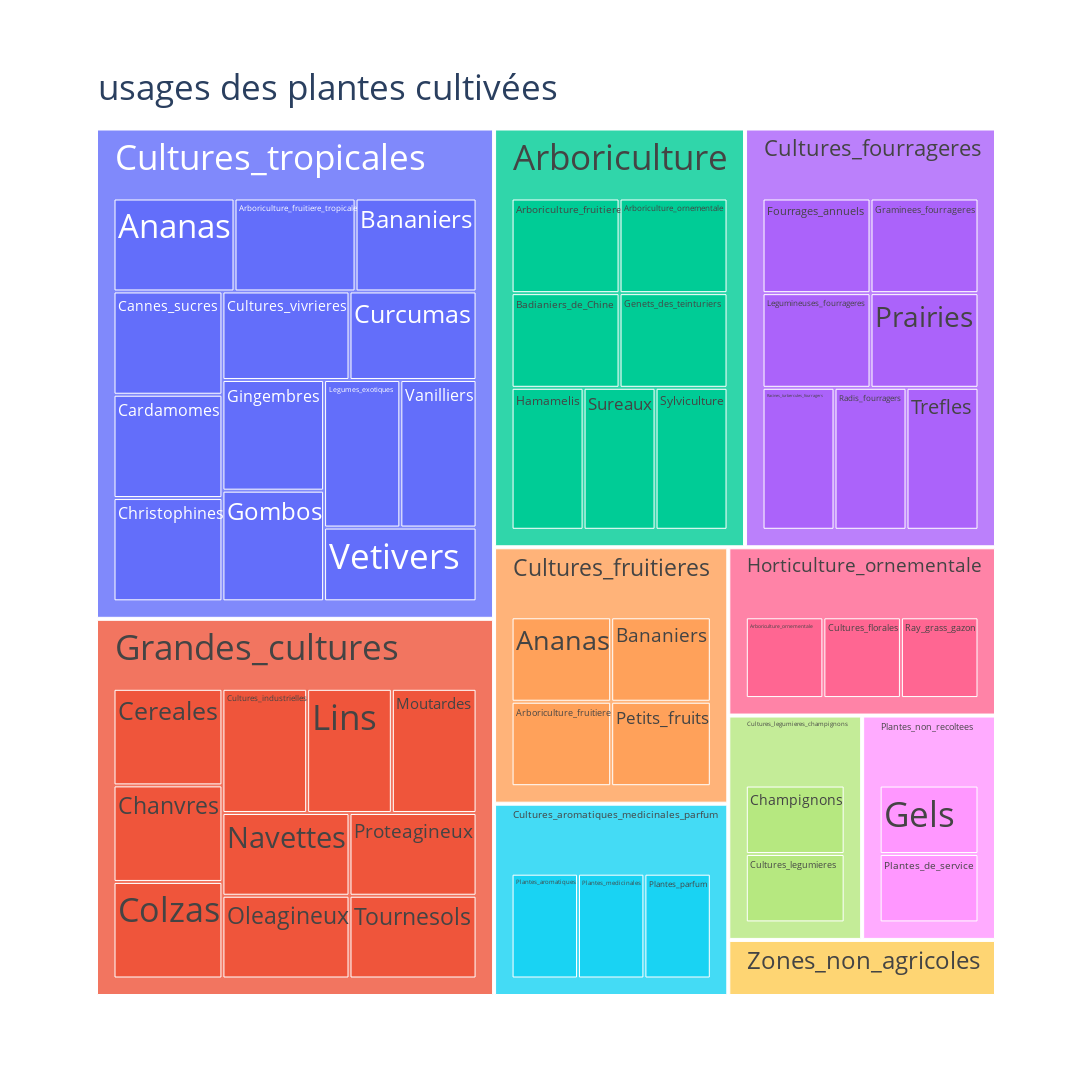

Notebook code for this chart:
### Code cell
data = pd.DataFrame(dict(
    concept=leaves,
    parent=parents,
    top = top_culture,
    value=counts))

fig = px.treemap(data, path=['top','parent', 'concept'], values='value')
fig.update_layout(
    title_font_size=54,
    showlegend=False,
    font_size=35,
    width=2500, height=2500,
    autosize=True)
fig.show()

### Figure 1 — Plotly figure (JSON) as saved in the notebook; plotly's stock layout.template omitted (floating-point values rounded to 4 significant figures)
{"data": [{"branchvalues": "total", "domain": {"x": [0, 1], "y": [0, 1]}, "hovertemplate": "labels=%{label}<br>value=%{value}<br>parent=%{parent}<br>id=%{id}<extra></extra>", "ids": ["usages des plantes cultivées/Cultures_fruitieres/Ananas", "usages des plantes cultivées/Cultures_tropicales/Ananas", "usages des plantes cultivées/Arboriculture/Arboriculture_fruitiere", "usages des plantes cultivées/Cultures_fruitieres/Arboriculture_fruitiere", "usages des plantes cultivées/Cultures_tropicales/Arboriculture_fruitiere_tropicale", "usages des plantes cultivées/Arboriculture/Arboriculture_ornementale", "usages des plantes cultivées/Horticulture_ornementale/Arboriculture_ornementale", "usages des plantes cultivées/Arboriculture/Badianiers_de_Chine", "usages des plantes cultivées/Cultures_fruitieres/Bananiers", "usages des plantes cultivées/Cultures_tropicales/Bananiers", "usages des plantes cultivées/Cultures_tropicales/Cannes_sucres", "usages des plantes cultivées/Cultures_tropicales/Cardamomes", "usages des plantes cultivées/Grandes_cultures/Cereales", "usages des plantes cultivées/Cultures_legumieres_champignons/Champignons", "usages des plantes cultivées/Grandes_cultures/Chanvres", "usages des plantes cultivées/Cultures_tropicales/Christophines", "usages des plantes cultivées/Grandes_cultures/Colzas", "usages des plantes cultivées/Horticulture_ornementale/Cultures_florales", "usages des plantes cultivées/Grandes_cultures/Cultures_industrielles", "usages des plantes cultivées/Cultures_legumieres_champignons/Cultures_legumieres", "usages des plantes cultivées/Cultures_tropicales/Cultures_vivrieres", "usages des plantes cultivées/Cultures_tropicales/Curcumas", "usages des plantes cultivées/Cultures_fourrageres/Fourrages_annuels", "usages des plantes cultivées/Plantes_non_recoltees/Gels", "usages des plantes cultivées/Arboriculture/Genets_des_teinturiers", "usages des plantes cultivées/Cultures_tropicales/Gingembres", "usages des plantes cultivées/Cultures_tropicales/Gombos", "usages des plantes cultivées/Cultures_fourrageres/Graminees_fourrageres", "usages des plantes cultivées/Arboriculture/Hamamelis", "usages des plantes cultivées/Zones_non_agricoles/Jardins", "usages des plantes cultivées/Cultures_tropicales/Legumes_exotiques", "usages des plantes cultivées/Cultures_fourrageres/Legumineuses_fourrageres", "usages des plantes cultivées/Grandes_cultures/Lins", "usages des plantes cultivées/Grandes_cultures/Moutardes", "usages des plantes cultivées/Grandes_cultures/Navettes", "usages des plantes cultivées/Grandes_cultures/Oleagineux", "usages des plantes cultivées/Cultures_fruitieres/Petits_fruits", "usages des plantes cultivées/Cultures_aromatiques_medicinales_parfum/Plantes_aromatiques", "usages des plantes cultivées/Plantes_non_recoltees/Plantes_de_service", "usages des plantes cultivées/Cultures_aromatiques_medicinales_parfum/Plantes_medicinales", "usages des plantes cultivées/Cultures_aromatiques_medicinales_parfum/Plantes_parfum", "usages des plantes cultivées/Cultures_fourrageres/Prairies", "usages des plantes cultivées/Grandes_cultures/Proteagineux", "usages des plantes cultivées/Cultures_fourrageres/Racines_turbercules_fourragers", "usages des plantes cultivées/Cultures_fourrageres/Radis_fourragers", "usages des plantes cultivées/Horticulture_ornementale/Ray_grass_gazon", "usages des plantes cultivées/Arboriculture/Sureaux", "usages des plantes cultivées/Arboriculture/Sylviculture", "usages des plantes cultivées/Grandes_cultures/Tournesols", "usages des plantes cultivées/Cultures_fourrageres/Trefles", "usages des plantes cultivées/Cultures_tropicales/Vanilliers", "usages des plantes cultivées/Cultures_tropicales/Vetivers", "usages des plantes cultivées/Arboriculture", "usages des plantes cultivées/Cultures_aromatiques_medicinales_parfum", "usages des plantes cultivées/Cultures_fourrageres", "usages des plantes cultivées/Cultures_fruitieres", "usages des plantes cultivées/Cultures_legumieres_champignons", "usages des plantes cultivées/Cultures_tropicales", "usages des plantes cultivées/Grandes_cultures", "usages des plantes cultivées/Horticulture_ornementale", "usages des plantes cultivées/Plantes_non_recoltees", "usages des plantes cultivées/Zones_non_agricoles", "usages des plantes cultivées"], "labels": ["Ananas", "Ananas", "Arboriculture_fruitiere", "Arboriculture_fruitiere", "Arboriculture_fruitiere_tropicale", "Arboriculture_ornementale", "Arboriculture_ornementale", "Badianiers_de_Chine", "Bananiers", "Bananiers", "Cannes_sucres", "Cardamomes", "Cereales", "Champignons", "Chanvres", "Christophines", "Colzas", "Cultures_florales", "Cultures_industrielles", "Cultures_legumieres", "Cultures_vivrieres", "Curcumas", "Fourrages_annuels", "Gels", "Genets_des_teinturiers", "Gingembres", "Gombos", "Graminees_fourrageres", "Hamamelis", "Jardins", "Legumes_exotiques", "Legumineuses_fourrageres", "Lins", "Moutardes", "Navettes", "Oleagineux", "Petits_fruits", "Plantes_aromatiques", "Plantes_de_service", "Plantes_medicinales", "Plantes_parfum", "Prairies", "Proteagineux", "Racines_turbercules_fourragers", "Radis_fourragers", "Ray_grass_gazon", "Sureaux", "Sylviculture", "Tournesols", "Trefles", "Vanilliers", "Vetivers", "Arboriculture", "Cultures_aromatiques_medicinales_parfum", "Cultures_fourrageres", "Cultures_fruitieres", "Cultures_legumieres_champignons", "Cultures_tropicales", "Grandes_cultures", "Horticulture_ornementale", "Plantes_non_recoltees", "Zones_non_agricoles", "usages des plantes cultivées"], "name": "", "parents": ["usages des plantes cultivées/Cultures_fruitieres", "usages des plantes cultivées/Cultures_tropicales", "usages des plantes cultivées/Arboriculture", "usages des plantes cultivées/Cultures_fruitieres", "usages des plantes cultivées/Cultures_tropicales", "usages des plantes cultivées/Arboriculture", "usages des plantes cultivées/Horticulture_ornementale", "usages des plantes cultivées/Arboriculture", "usages des plantes cultivées/Cultures_fruitieres", "usages des plantes cultivées/Cultures_tropicales", "usages des plantes cultivées/Cultures_tropicales", "usages des plantes cultivées/Cultures_tropicales", "usages des plantes cultivées/Grandes_cultures", "usages des plantes cultivées/Cultures_legumieres_champignons", "usages des plantes cultivées/Grandes_cultures", "usages des plantes cultivées/Cultures_tropicales", "usages des plantes cultivées/Grandes_cultures", "usages des plantes cultivées/Horticulture_ornementale", "usages des plantes cultivées/Grandes_cultures", "usages des plantes cultivées/Cultures_legumieres_champignons", "usages des plantes cultivées/Cultures_tropicales", "usages des plantes cultivées/Cultures_tropicales", "usages des plantes cultivées/Cultures_fourrageres", "usages des plantes cultivées/Plantes_non_recoltees", "usages des plantes cultivées/Arboriculture", "usages des plantes cultivées/Cultures_tropicales", "usages des plantes cultivées/Cultures_tropicales", "usages des plantes cultivées/Cultures_fourrageres", "usages des plantes cultivées/Arboriculture", "usages des plantes cultivées/Zones_non_agricoles", "usages des plantes cultivées/Cultures_tropicales", "usages des plantes cultivées/Cultures_fourrageres", "usages des plantes cultivées/Grandes_cultures", "usages des plantes cultivées/Grandes_cultures", "usages des plantes cultivées/Grandes_cultures", "usages des plantes cultivées/Grandes_cultures", "usages des plantes cultivées/Cultures_fruitieres", "usages des plantes cultivées/Cultures_aromatiques_medicinales_parfum", "usages des plantes cultivées/Plantes_non_recoltees", "usages des plantes cultivées/Cultures_aromatiques_medicinales_parfum", "usages des plantes cultivées/Cultures_aromatiques_medicinales_parfum", "usages des plantes cultivées/Cultures_fourrageres", "usages des plantes cultivées/Grandes_cultures", "usages des plantes cultivées/Cultures_fourrageres", "usages des plantes cultivées/Cultures_fourrageres", "usages des plantes cultivées/Horticulture_ornementale", "usages des plantes cultivées/Arboriculture", "usages des plantes cultivées/Arboriculture", "usages des plantes cultivées/Grandes_cultures", "usages des plantes cultivées/Cultures_fourrageres", "usages des plantes cultivées/Cultures_tropicales", "usages des plantes cultivées/Cultures_tropicales", "usages des plantes cultivées", "usages des plantes cultivées", "usages des plantes cultivées", "usages des plantes cultivées", "usages des plantes cultivées", "usages des plantes cultivées", "usages des plantes cultivées", "usages des plantes cultivées", "usages des plantes cultivées", "usages des plantes cultivées", ""], "type": "treemap", "values": [1, 1, 1, 1, 1, 1, 1, 1, 1, 1, 1, 1, 1, 1, 1, 1, 1, 1, 1, 1, 1, 1, 1, 1, 1, 1, 1, 1, 1, 1, 1, 1, 1, 1, 1, 1, 1, 1, 1, 1, 1, 1, 1, 1, 1, 1, 1, 1, 1, 1, 1, 1, 7, 3, 7, 4, 2, 13, 10, 3, 2, 1, 52]}], "layout": {"autosize": true, "font": {"size": 35}, "height": 2500, "legend": {"tracegroupgap": 0}, "margin": {"t": 60}, "showlegend": false, "title": {"font": {"size": 54}}, "width": 2500}}
